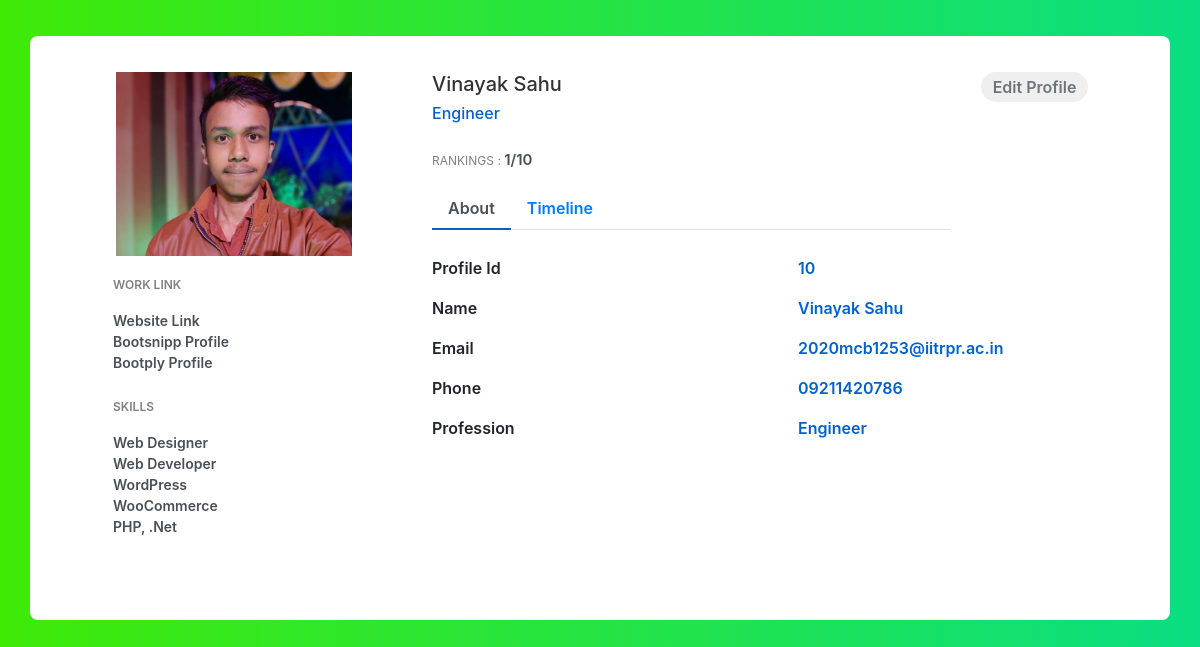
Screenshot of /details/ with the database file from the repository.
### core/models.py (models this page shows, shortened)
class Profile(models.Model):
    first_name = models.CharField(max_length=70)
    last_name = models.CharField(max_length=70)
    date = models.DateField()
    phone = models.BigIntegerField()
    email = models.EmailField()
    ranking = models.IntegerField()
    profession = models.CharField(max_length=200)
    status = models.CharField(choices=types,max_length=20,null=True,blank=False,default='employee')
    present = models.BooleanField(default=False)
    image = models.ImageField()
    updated = models.DateTimeField(auto_now=True)
    shift = models.TimeField()

### core/views.py (the view)
# urls.py: path('details/', details, name= 'details'),
def details(request):
    try:
        last_face = LastFace.objects.last()
        profile = Profile.objects.get(Q(image__icontains=last_face))
    except:
        last_face = None
        profile = None
    context = {
        'profile': profile,
        'last_face': last_face
    }
    return render(request, 'core/details.html', context)

### core/models.py (called while the page is built)
    def __str__(self):
        return self.last_face

### core/templates/core/details.html (shortened to what this page needs)
{% extends "core/base.html" %}
{% load static %}
{% block content %}
{% if profile == None %}
<div class="container emp-profile">
    <div class="row">
        <div class="col-md-5">
            <div class="alert alert-warning">
                <svg width="1.0625em" height="1em" viewBox="0 0 17 16" class="bi bi-exclamation-triangle"
                    fill="currentColor" xmlns="http://www.w3.org/2000/svg">
                    <path fill-rule="evenodd"
                        d="M7.938 2.016a.146.146 0 0 0-.054.057L1.027 13.74a.176.176 0 0 0-.002.183c.016.03.037.05.054.06.015.01.034.017.066.017h13.713a.12.12 0 0 0 .066-.017.163.163 0 0 0 .055-.06.176.176 0 0 0-.003-.183L8.12 2.073a.146.146 0 0 0-.054-.057A.13.13 0 0 0 8.002 2a.13.13 0 0 0-.064.016zm1.044-.45a1.13 1.13 0 0 0-1.96 0L.165 13.233c-.457.778.091 1.767.98 1.767h13.713c.889 0 1.438-.99.98-1.767L8.982 1.566z" />
                    <path
                        d="M7.002 12a1 1 0 1 1 2 0 1 1 0 0 1-2 0zM7.1 5.995a.905.905 0 1 1 1.8 0l-.35 3.507a.552.552 0 0 1-1.1 0L7.1 5.995z" />
                </svg>
                <p><b>Note: </b>
                <ul>
                    <li>It takes some time to turn on the scanner if your computer hardware
                        does not meet the requirements of the face recognition software</li>
                    <li>consider providing good lighting and good resolution cameras
                        for the software to work properly</li>
                </ul>
                <small>(this window will disappear after running the first scan)</small>
                </p>
            </div>
        </div>
        <div class="col-md-1">
        </div>
        <div class="col-md-6">
            <div>
                <img src="{% static 'img/fgirl.jpg'%}" alt="" width="99%">
            </div>
        </div>
    </div>
</div>
{% else %}
<div class="container emp-profile">
        <div class="row">
            <div class="col-md-4">
                <div class="profile-img">
                    <img src="{{ profile.image.url }}" alt="" />
                </div>
            </div>
            <div class="col-md-6">
                <div class="profile-head">
                    <h5>
                        {{profile.first_name}} {{profile.last_name}}
                    </h5>
                    <h6>
                        {{profile.profession }}
                    </h6>
                    <p class="proile-rating">RANKINGS : <span>{{profile.ranking}}/10</span></p>
                    <ul class="nav nav-tabs" id="myTab" role="tablist">
                        <li class="nav-item">
                            <a class="nav-link active" id="home-tab" data-toggle="tab" href="#home" role="tab"
                                aria-controls="home" aria-selected="true">About</a>
                        </li>
                        <li class="nav-item">
                            <a class="nav-link" id="profile-tab" data-toggle="tab" href="#profile" role="tab"
                                aria-controls="profile" aria-selected="false">Timeline</a>
                        </li>
                    </ul>
                </div>
            </div>
            <div class="col-md-2">
                <a href="{% url 'edit_profile' profile.id %}"><input type="button" class="profile-edit-btn" name="btnAddMore" value="Edit Profile" /></a>
            </div>
        </div>
        <div class="row">
            <div class="col-md-4">
                <div class="profile-work">
                    <p>WORK LINK</p>
                    <a href="">Website Link</a><br />
                    <a href="">Bootsnipp Profile</a><br />
                    <a href="">Bootply Profile</a>
                    <p>SKILLS</p>
                    <a href="">Web Designer</a><br />
                    <a href="">Web Developer</a><br />
                    <a href="">WordPress</a><br />
                    <a href="">WooCommerce</a><br />
                    <a href="">PHP, .Net</a><br />
                </div>
            </div>
            <div class="col-md-8">
                <div class="tab-content profile-tab" id="myTabContent">
                    <div class="tab-pane fade show active" id="home" role="tabpanel" aria-labelledby="home-tab">
                        <div class="row">
                            <div class="col-md-6">
                                <label>Profile Id</label>
                            </div>
                            <div class="col-md-6">
                                <p>{{profile.id}}</p>
                            </div>
                        </div>
                        <div class="row">
                            <div class="col-md-6">
                                <label>Name</label>
                            </div>
                            <div class="col-md-6">
                                <p>{{profile.first_name}} {{profile.last_name}}</p>
                            </div>
                        </div>
                        <div class="row">
                            <div class="col-md-6">
                                <label>Email</label>
                            </div>
                            <div class="col-md-6">
                                <p>{{profile.email}}</p>
                            </div>
                        </div>
                        <div class="row">
                            <div class="col-md-6">
                                <label>Phone</label>
                            </div>
                            <div class="col-md-6">
                                <p>0{{profile.phone}}</p>
                            </div>
                        </div>
                        <div class="row">
                            <div class="col-md-6">
                                <label>Profession</label>
                            </div>
                            <div class="col-md-6">
                                <p>{{ profile.profession }}</p>
                            </div>
                        </div>
                    </div>
                </div>
            </div>
        </div>
</div>
{% endif %}
{% endblock content %}

### static/css/details.css (style rules this page uses)
.emp-profile { padding: 3%; margin-top: 3%; margin-bottom: 3%; border-radius: 0.5rem; background: #fff; }
.profile-img { text-align: center; }
.profile-img img { width: 70%; height: 100%; }
.profile-head h5 { color: #333; }
.profile-head h6 { color: #0062cc; }
.profile-edit-btn { border: none; border-radius: 1.5rem; width: 70%; padding: 2%; font-weight: 600; color: #6c757d; cursor: pointer; }
.proile-rating { font-size: 12px; color: #818182; margin-top: 5%; }
.proile-rating span { color: #495057; font-size: 15px; font-weight: 600; }
.profile-head .nav-tabs { margin-bottom:5%; }
.profile-head .nav-tabs .nav-link { font-weight:600; border: none; }
.profile-head .nav-tabs .nav-link.active { border: none; border-bottom:2px solid #0062cc; }
.profile-work { padding: 14%; margin-top: -15%; }
.profile-work p { font-size: 12px; color: #818182; font-weight: 600; margin-top: 10%; }
.profile-work a { text-decoration: none; color: #495057; font-weight: 600; font-size: 14px; }
.profile-tab label { font-weight: 600; }
.profile-tab p { font-weight: 600; color: #0062cc; }

### static/css/body.css (style rules this page uses)
body { background: -webkit-linear-gradient(left, #3fea06, #0ade82); }

### rows the page displays
Profile: image (picture), first_name "Vinayak", last_name "Sahu", profession "Engineer", ranking "1", id "10", email "2020mcb1253@iitrpr.ac.in", phone "9211420786"
